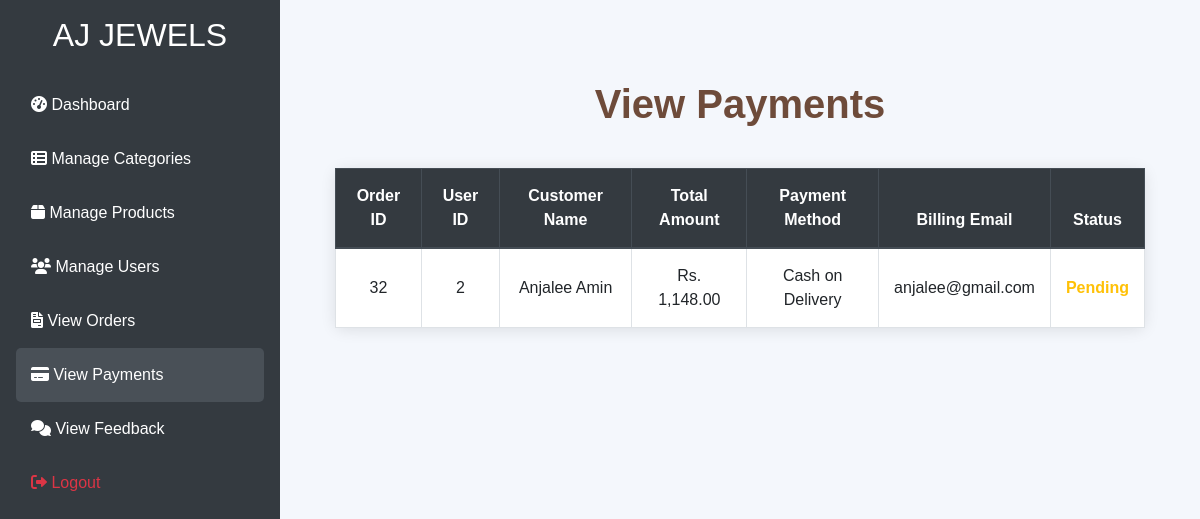
The app's page /admin/index.php?page=view_payment (signed in) with its own data.
### tables this page shows
CREATE TABLE `orders` (
  `id` int(11) NOT NULL,
  `user_id` int(11) NOT NULL,
  `total_amount` decimal(10,2) NOT NULL,
  `shipping_cost` decimal(10,2) NOT NULL,
  `grand_total` decimal(10,2) NOT NULL,
  `payment_method` varchar(50) DEFAULT NULL,
  `billing_name` varchar(100) DEFAULT NULL,
  `billing_email` varchar(100) DEFAULT NULL,
  `billing_address` text DEFAULT NULL,
  `created_at` timestamp NOT NULL DEFAULT current_timestamp(),
  `status` varchar(50) DEFAULT 'pending'
);

### admin/view_payment.php (the view, shortened to what this page needs)
<?php
include '../includes/db.php';
$query = "SELECT id, user_id, total_amount, shipping_cost, grand_total, payment_method, billing_name, billing_email, created_at, status
          FROM orders
          ORDER BY created_at DESC";
$result = $conn->query($query);
$payments = $result;
?>
<!DOCTYPE html>
<html lang="en">
<head>
    <link rel="stylesheet" href="https://stackpath.bootstrapcdn.com/bootstrap/4.5.2/css/bootstrap.min.css">
    <link rel="stylesheet" href="../assets/css/styles.css">
</head>
<body>
    <div class="container">
        <h1>View Payments</h1>
        <table class="table table-bordered table-hover">
            <thead class="thead-dark">
                <tr>
                    <th>Order ID</th>
                    <th>User ID</th>
                    <th>Customer Name</th>
                    <th>Total Amount</th>
                    <th>Payment Method</th>
                    <th>Billing Email</th>
                    <th>Status</th>
                </tr>
            </thead>
            <tbody>
                <?php while ($payment = $payments->fetch_assoc()): ?>
                    <tr>
                        <td><?php echo htmlspecialchars($payment['id']); ?></td>
                        <td><?php echo htmlspecialchars($payment['user_id']); ?></td>
                        <td><?php echo htmlspecialchars($payment['billing_name']); ?></td>
                        <td>Rs. <?php echo number_format($payment['grand_total'], 2); ?></td>
                        <td><?php echo htmlspecialchars($payment['payment_method']); ?></td>
                        <td><?php echo htmlspecialchars($payment['billing_email']); ?></td>
                        <td class="status-<?php echo strtolower($payment['status']); ?>"><?php echo htmlspecialchars(ucfirst($payment['status'])); ?></td>
                    </tr>
                <?php endwhile; ?>
            </tbody>
        </table>
    </div>
</body>
</html>

### assets/css/styles.css (style rules this page uses)
body { font-family: Arial, sans-serif; padding: 20px; }
h1 { color: #333; }

### admin/index.php (style rules this page uses)
body { background-color: #f8f9fa; font-family: 'Roboto', sans-serif; }

### admin/view_payment.php (style rules this page uses)
body { background-color: #f4f7fc; font-family: 'Raleway', sans-serif; }
.container { margin-top: 40px; }
h1 { text-align: center; font-size: 2.5rem; font-weight: 700; color: #6e4b3a; margin-bottom: 40px; }
.table { background-color: #fff; border-radius: 8px; box-shadow: 0 2px 15px rgba(0, 0, 0, 0.1); margin-bottom: 40px; }
.table th, .table td { vertical-align: middle; padding: 15px; text-align: center; }
.thead-dark { background-color: #6e4b3a; color: #fff; }
.table .status-pending { color: #ffc107; font-weight: bold; }

### records on screen
orders: id "32", user "2", billing_name "Anjalee Amin", grand_total "1,148.00", payment_method "Cash on Delivery", billing_email "anjalee@gmail.com", status "Pending"
